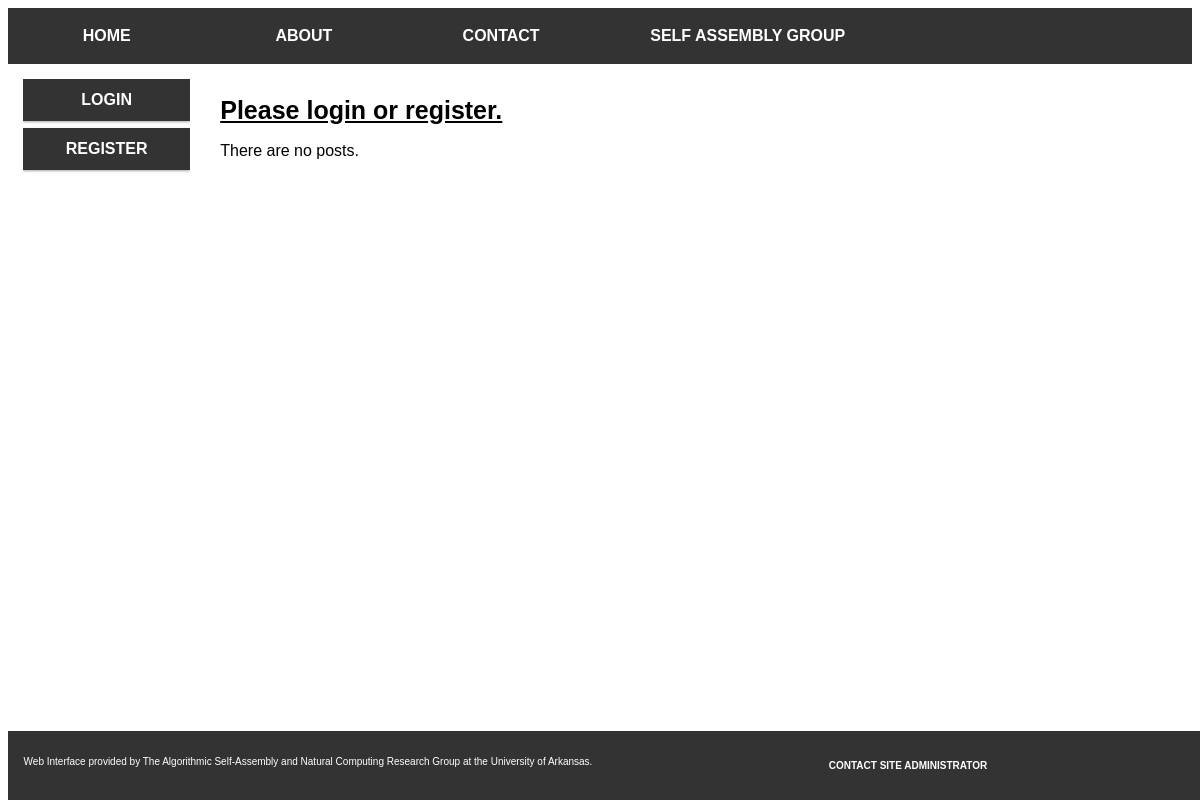
The app's page /ox_web/, older data.
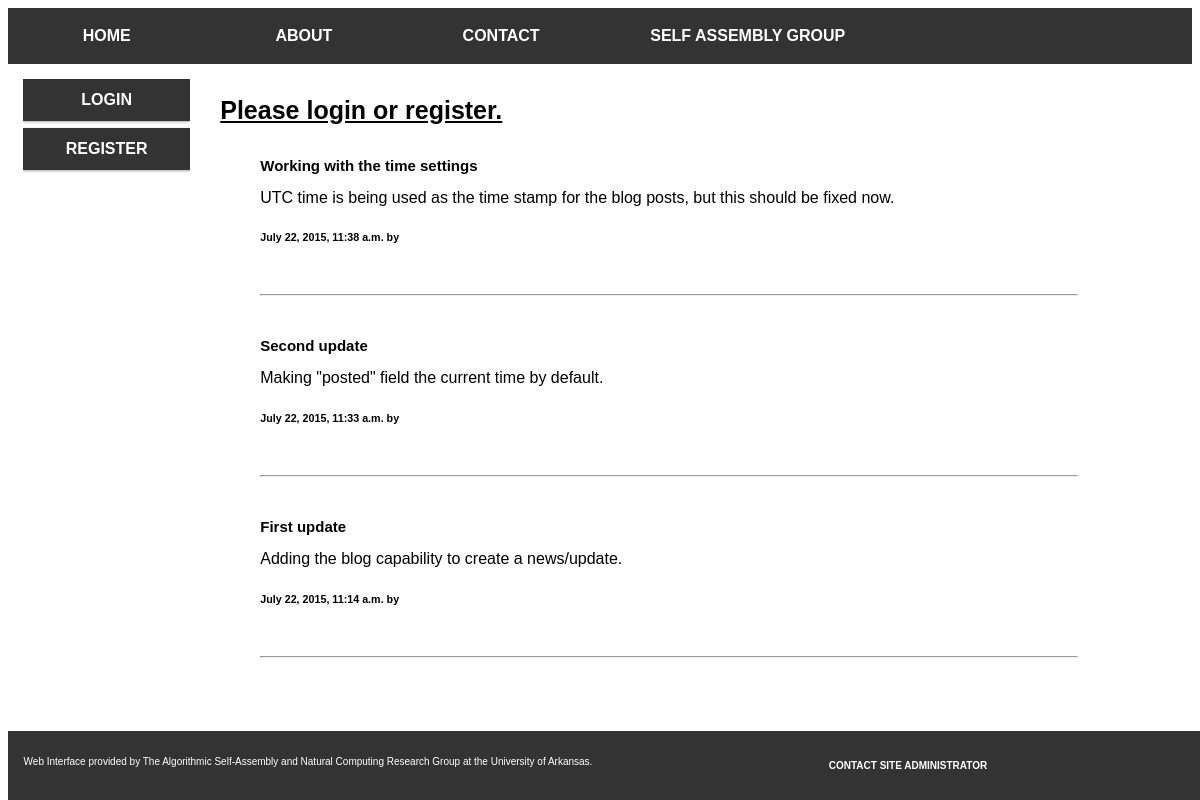
The same page, newer data.
### ox_web/models.py (models this page shows, shortened)
class Blog(models.Model):
  title = models.CharField(max_length=100, unique=True)
  slug = models.SlugField(max_length=100, unique=True)
  body = models.TextField()
  author = models.CharField(max_length=100)
  posted = models.DateTimeField(default=timezone.now)

### ox_web/views.py (the view)
def index(request):
  blog_list = Blog.objects.order_by('-posted')[:10]
  context_dict = {'blog_list': blog_list}
  return render(request, 'ox_web/index.html', context_dict)

### templates/ox_web/index.html (shortened to what this page needs)
{% extends 'base.html' %}
{% load staticfiles %}
{% block body_block %}
  {% if user.is_authenticated %}
    <h1 style="text-transform: capitalize;">Hello {{user.username}}</h1>
  {% else %}
    <h1>Please login or register.</h1>
  {% endif %}
  {% if blog_list %}
    <ul>
      {% for post in blog_list %}
        <h3>{{ post.title }}</h3>
        {{ post.body }}
        <h6>{{ post.posted }} by {{ post.author }}</h6>
        <br /><hr><br />
      {% endfor %}
    </ul>
  {% else %}
    There are no posts.
  {% endif %}
{% endblock %}

### templates/base.html (shortened to what this page needs)
<!DOCTYPE html>
{% load staticfiles %}
<html>
<head>
  <link rel="stylesheet" type="text/css" href="{% static 'main.css' %}">
</head>
<body>
  <div class="header">
    <ul>
      <li class="col-2"><a href="/ox_web/">Home</a></li>
      <li class="col-2"><a href="https://dna.physics.ox.ac.uk">About</a></li>
      <li class="col-2"><a href="/ox_web/contact/">Contact</a></li>
      <li class="col-3"><a href="http://self-assembly.net">Self Assembly Group</a></li>
    </ul>
  </div>
  <div class="col-2 menu">
    <ul>
      {% if user.is_authenticated %}
      <li><a href="/ox_web/" class="left_list">Dashboard</a></li>
      <li><a href="/ox_web/{{ user.username }}/jobs/" class="left_list">My Jobs</a></li>
      <li><a href="/ox_web/{{ user.username }}/add_post/" class="left_list">Add Post</a></li>
      <li><a href="/ox_web/logout/" class="left_list">Logout</a></li>
      {% else %}
      <li><a href="/ox_web/login/" class="left_list">Login</a></li>
      <li><a href="/ox_web/register/" class="left_list">Register</a></li>
      {% endif %}
    </ul>
  </div>
  <div class="col-9 main">
  {% block body_block %}
  {% endblock %}
  </div>
  <div class="col-12 footer">
    <div class="col-6">
      <p style="font-size: 10px">Web Interface provided by The Algorithmic Self-Assembly and Natural Computing Research Group at the University of Arkansas.</p>
    </div>
    <div class="col-6">
      <p style="font-size: 10px"><a href="mailto:bewalcut@email.uark.edu">Contact site administrator</a></p>
    </div>
  </div>
</body>
</html>

### static/main.css (style rules this page uses)
* { box-sizing: border-box; }
[class*="col-"] { float: left; padding: 15px; }
.col-2 { width: 16.66%; }
.col-3 { width: 25%; }
.col-6 { width: 50%; }
.col-9 { width: 75%; }
.col-12 { width: 100%; }
html { font-family: "Lucida Sans", sans-serif; }
.header { background-color: #333333; color: #ffffff; padding: 15 px; }
.footer { background-color: #333333; color: #ffffff; text-align: center; margin: 0px; padding: 0px; position: fixed; bottom: 0; }
.header ul { list-style-type: none; margin: 0; padding: 0; }
.menu ul { list-style-type: none; margin: 0; padding: 0; }
.menu li { padding: 8px; margin-bottom: 7px; background-color: #333333; color: #ffffff; box-shadow: 0 1px 3px rgba(0,0,0,0.12), 0 1px 2px rgba(0,0,0,0.24); }
.header a:link, a:visited { display: block; font-weight: bold; color: #ffffff; text-align: center; padding: 4px; text-decoration: none; text-transform: uppercase; }
.menu a:link, a:visited { display: block; font-weight: bold; color: #ffffff; text-align: center; padding: 4px; text-decoration: none; text-transform: uppercase; }
.footer a:link, a:visited { display: block; font-weight: bold; color: #ffffff; text-align: center; padding: 4px; text-decoration: none; text-transform: uppercase; }
ul { overflow: hidden; }
h1 { font-size: 25px; text-decoration: underline }
h3 { font-size: 15px; }

Row changes from the older to the newer data that the page shows:
added Blog: title "Working with the time settings", body "UTC time is being used as the time stamp for the blog posts, but this should be fixed now.", posted "July 22, 2015, 11:38 a.m."
added Blog: title "Second update", body "Making \"posted\" field the current time by default.", posted "July 22, 2015, 11:33 a.m."
added Blog: title "First update", body "Adding the blog capability to create a news/update.", posted "July 22, 2015, 11:14 a.m."
Text that changed along with them:
text no longer shown: "There are no posts."
